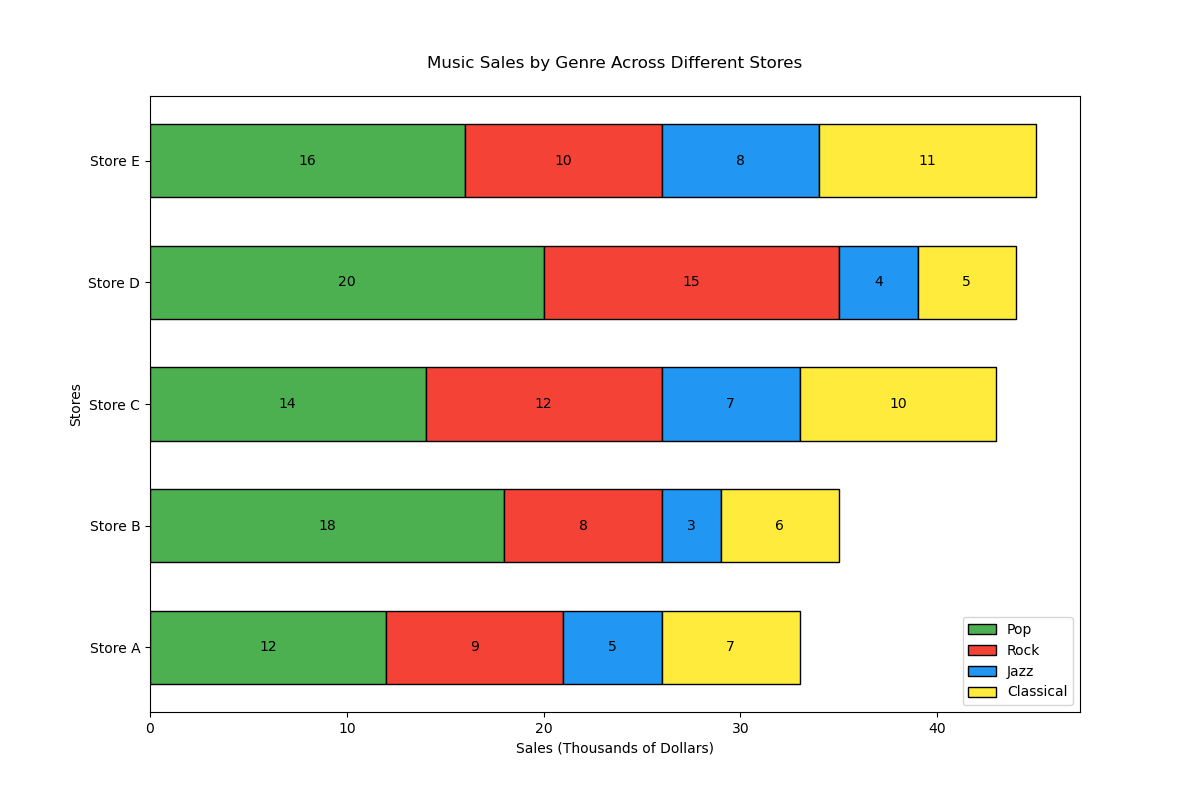

Python code for this plot:

import matplotlib.pyplot as plt

# Sample data for stacked bar chart
stores = ['Store A', 'Store B', 'Store C', 'Store D', 'Store E']
pop = [12, 18, 14, 20, 16]
rock = [9, 8, 12, 15, 10]
jazz = [5, 3, 7, 4, 8]
classical = [7, 6, 10, 5, 11]

# Stacked bar chart configuration
fig, ax = plt.subplots(figsize=(12, 8))  # Set width and height of the chart
bars1 = ax.barh(stores, pop, label='Pop', color='#4caf50', edgecolor='black', height=0.6)
bars2 = ax.barh(stores, rock, label='Rock', color='#f44336', edgecolor='black', height=0.6, left=pop)
bars3 = ax.barh(stores, jazz, label='Jazz', color='#2196f3', edgecolor='black', height=0.6, left=[i+j for i, j in zip(pop, rock)])
bars4 = ax.barh(stores, classical, label='Classical', color='#ffeb3b', edgecolor='black', height=0.6, left=[i+j+k for i, j, k in zip(pop, rock, jazz)])

# Labeling and customization
ax.set_ylabel('Stores')
ax.set_xlabel('Sales (Thousands of Dollars)')
ax.set_title('Music Sales by Genre Across Different Stores', pad=20)
ax.legend(loc='lower right')

# Adding numerical labels to each bar
for bars in [bars1, bars2, bars3, bars4]:
    for bar in bars:
        width = bar.get_width()
        ax.text(bar.get_x() + width / 2, bar.get_y() + bar.get_height() / 2,
                f'{int(width)}', ha='center', va='center', color='black', fontsize=10)

# Display the chart
plt.show()
